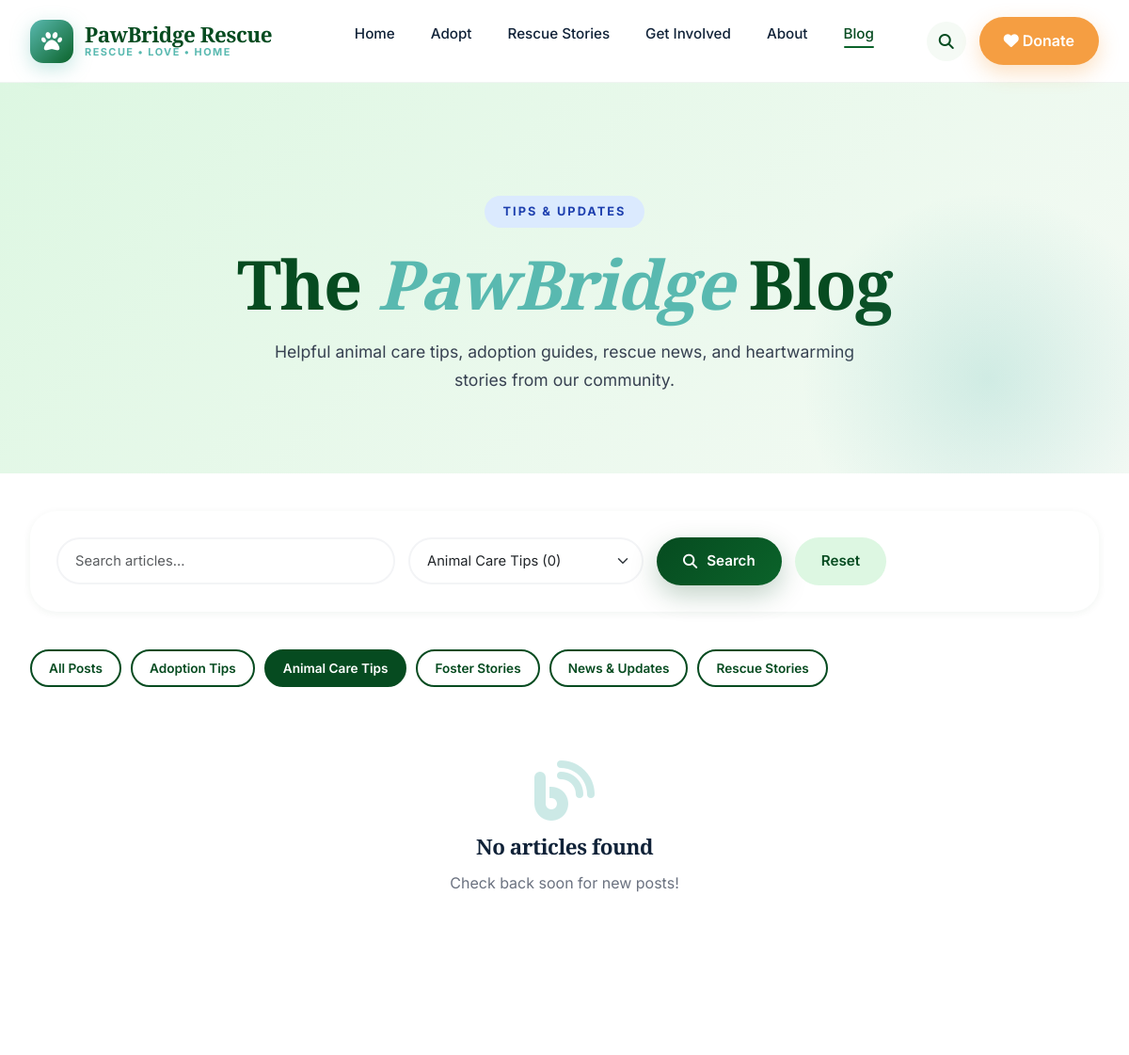
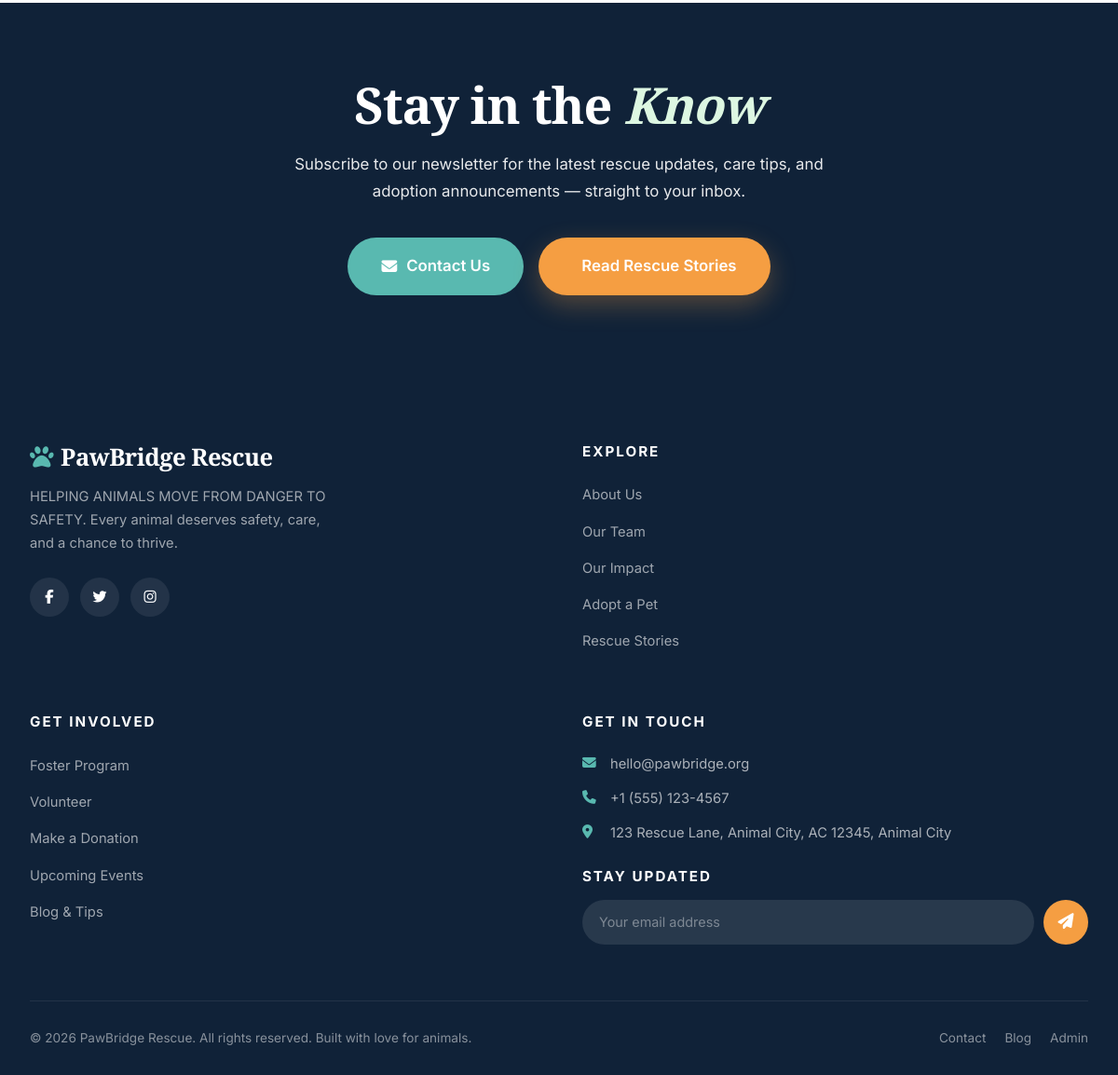
Page /blog.php?cat=1 on the committed database (2 pictures, top to bottom).
### tables this page shows
CREATE TABLE IF NOT EXISTS `navigation_links` (
  `id` INT UNSIGNED AUTO_INCREMENT PRIMARY KEY,
  `menu_location` VARCHAR(50) NOT NULL DEFAULT 'main',
  `parent_id` INT UNSIGNED DEFAULT NULL,
  `title` VARCHAR(100) NOT NULL,
  `url` VARCHAR(255) NOT NULL,
  `icon` VARCHAR(100) DEFAULT NULL,
  `sort_order` INT DEFAULT 0,
  `is_active` TINYINT(1) NOT NULL DEFAULT 1,
  `created_at` DATETIME NOT NULL DEFAULT CURRENT_TIMESTAMP,
  INDEX `idx_menu_location` (`menu_location`)
);

CREATE TABLE IF NOT EXISTS `blog_categories` (
  `id` INT UNSIGNED AUTO_INCREMENT PRIMARY KEY,
  `name` VARCHAR(100) NOT NULL,
  `slug` VARCHAR(100) NOT NULL UNIQUE,
  `description` TEXT DEFAULT NULL,
  `created_at` DATETIME NOT NULL DEFAULT CURRENT_TIMESTAMP
);

### includes/functions.php (called while the page is built, shortened)
<?php
require_once __DIR__ . '/../config/database.php';
require_once __DIR__ . '/../config/config.php';
function e($str) {
    return htmlspecialchars($str ?? '', ENT_QUOTES, 'UTF-8');
}
function pdo_execute($sql, $params = []) {
    global $pdo;
    $stmt = $pdo->prepare($sql);
    $stmt->execute($params);
    return $stmt;
}
function pdo_fetch_all($sql, $params = []) {
    $stmt = pdo_execute($sql, $params);
    return $stmt->fetchAll();
}
function asset_url($path) {
    return BASE_URL . '/assets/' . ltrim($path, '/');
}
function url($path) {
    return BASE_URL . '/' . ltrim($path, '/');
}
function is_active($page) {
    $current = basename($_SERVER['PHP_SELF']);
    return $current === $page ? 'active' : '';
}

### config/config.php (called while the page is built, shortened)
<?php
$site_settings = [];
if (isset($pdo)) {
    try {
        $stmt = $pdo->prepare("SELECT setting_key, setting_value FROM site_settings");
        $stmt->execute();
        $settings = $stmt->fetchAll();
        foreach ($settings as $s) {
            $site_settings[$s['setting_key']] = $s['setting_value'];
        }
    } catch (Exception $e) {}
}
function setting($key, $default = '') {
    global $site_settings;
    return $site_settings[$key] ?? $default;
}

### blog.php (the view, shortened to what this page needs)
<?php
require_once __DIR__ . '/includes/header.php';
$page = max(1, (int)($_GET['page'] ?? 1));
$perPage = 9;
$offset = ($page - 1) * $perPage;
$catId = (int)($_GET['cat'] ?? 0);
$search = $_GET['q'] ?? '';
$where = ["bp.status = 'Published'"];
$params = [];
if ($catId > 0) { $where[] = "bp.category_id = ?"; $params[] = $catId; }
$whereSql = implode(' AND ', $where);
$posts = pdo_fetch_all("SELECT bp.*, bc.name AS category_name, a.full_name AS author_name
    FROM blog_posts bp
    LEFT JOIN blog_categories bc ON bc.id = bp.category_id
    LEFT JOIN admins a ON a.id = bp.author_id
    WHERE $whereSql
    ORDER BY bp.featured DESC, COALESCE(bp.published_at, bp.created_at) DESC
    LIMIT $perPage OFFSET $offset", $params);
$featured = $catId === 0 && $search === '' && $page === 1 ? ($posts[0] ?? null) : null;
$categories = pdo_fetch_all("SELECT bc.id, bc.name, bc.slug, (SELECT COUNT(*) FROM blog_posts WHERE category_id = bc.id AND status='Published') AS cnt FROM blog_categories bc ORDER BY bc.name LIMIT 12");
?>
<section class="page-hero">
    <span class="ph-eyebrow" style="background:#DBEAFE;color:#1E40AF;">Tips &amp; Updates</span>
    <h1>The <em style="color:var(--pb-teal);font-style:italic;">PawBridge</em> Blog</h1>
    <p>Helpful animal care tips, adoption guides, rescue news, and heartwarming stories from our community.</p>
</section>
<section class="section section-tight" style="padding-top:40px;">
    <div class="container-xl">
        <form method="GET" class="animal-filter-bar" style="margin-bottom:40px;">
            <input type="search" name="q" class="form-control" placeholder="Search articles..." value="<?= e($search) ?>" style="max-width:360px;flex:2;">
            <select name="cat" class="form-select">
                <?php foreach ($categories as $c): ?>
                    <option value="<?= $c['id'] ?>" <?= $catId === (int)$c['id'] ? 'selected' : '' ?>><?= e($c['name']) ?> (<?= (int)$c['cnt'] ?>)</option>
                <?php endforeach; ?>
            </select>
            <button type="submit" class="btn btn-primary"><i class="fas fa-search"></i> Search</button>
            <a href="<?= url('blog.php') ?>" class="btn btn-secondary">Reset</a>
        </form>
        <div style="display:flex;flex-wrap:wrap;gap:10px;margin-bottom:30px;">
            <a href="<?= url('blog.php') ?>" class="btn btn-sm btn-outline" style="<?= !$catId ? 'background:var(--pb-primary);color:white;border-color:var(--pb-primary);' : '' ?>">All Posts</a>
            <?php foreach ($categories as $c): ?>
                <a href="<?= url('blog.php?cat='.$c['id']) ?>" class="btn btn-sm btn-outline" style="<?= $catId === (int)$c['id'] ? 'background:var(--pb-primary);color:white;border-color:var(--pb-primary);' : '' ?>"><?= e($c['name']) ?></a>
            <?php endforeach; ?>
        </div>
        <?php if (empty($posts) && !$featured): ?>
            <div class="text-center py-5" style="background:white;border-radius:var(--radius-xl);padding:60px;">
                <i class="fas fa-blog fa-4x mb-3" style="color:var(--pb-teal);opacity:0.3;"></i>
                <h4 style="margin-bottom:12px;">No articles found</h4>
                <p style="color:var(--pb-gray);">Check back soon for new posts!</p>
            </div>
        <?php endif; ?>
    </div>
</section>
<section class="section donate-cta" style="background:var(--pb-navy);">
    <div class="container-xl">
        <h2>Stay in the <em style="color:var(--pb-mint);font-style:italic;">Know</em></h2>
        <p>Subscribe to our newsletter for the latest rescue updates, care tips, and adoption announcements — straight to your inbox.</p>
        <div class="donate-cta-buttons">
            <a href="<?= url('contact.php') ?>" class="btn btn-lg" style="background:var(--pb-teal);color:white;">
                <i class="fas fa-envelope"></i> Contact Us
            </a>
            <a href="<?= url('stories.php') ?>" class="btn btn-accent btn-lg">
                <i class="fas fa-book-heart"></i> Read Rescue Stories
            </a>
        </div>
    </div>
</section>
<?php require_once __DIR__ . '/includes/footer.php'; ?>

### includes/header.php (shortened to what this page needs)
<?php
require_once __DIR__ . '/functions.php';
$bodyClass = isset($bodyClass) ? $bodyClass : '';
try {
    $navLinks = pdo_fetch_all("SELECT * FROM navigation_links WHERE menu_location = 'main' AND is_active = 1 ORDER BY sort_order");
} catch (Exception $e) { $navLinks = []; }
?>
<!DOCTYPE html>
<html lang="en">
<head>
<link href="https://cdn.jsdelivr.net/npm/bootstrap@5.3.2/dist/css/bootstrap.min.css" rel="stylesheet">
<link href="https://cdnjs.cloudflare.com/ajax/libs/font-awesome/6.5.1/css/all.min.css" rel="stylesheet">
<link href="<?= asset_url('css/main.css') ?>" rel="stylesheet">
</head>
<body class="<?= e($bodyClass) ?>">
<nav class="pb-navbar">
  <div class="pb-nav-inner">
    <a href="<?= url('index.php') ?>" class="pb-logo">
      <div class="pb-logo-icon"><i class="fas fa-paw"></i></div>
      <div class="pb-logo-text">
        <span class="pb-logo-name"><?= e(setting('site_name', 'PawBridge Rescue')) ?></span>
        <span class="pb-logo-tag">Rescue • Love • Home</span>
      </div>
    </a>
    <ul class="pb-nav-links" id="navLinks">
      <?php foreach($navLinks as $l): ?>
        <li><a href="<?= url($l['url']) ?>" class="<?= is_active(explode('?', basename($l['url']))[0]) ?>"><?= e($l['title']) ?></a></li>
      <?php endforeach; ?>
    </ul>
    <div class="pb-nav-actions">
      <button class="pb-search-btn" title="Search" aria-label="Search"><i class="fas fa-search"></i></button>
      <a href="<?= url('donate.php') ?>" class="pb-donate-btn"><i class="fas fa-heart"></i> Donate</a>
    </div>
  </div>
</nav>
<main>

### rows in the picture
navigation_links: title "Home"
navigation_links: title "Adopt"
navigation_links: title "Rescue Stories"
navigation_links: title "Get Involved"
navigation_links: title "About"
navigation_links: title "Blog"
blog_categories: name "Adoption Tips"
blog_categories: name "Animal Care Tips"
blog_categories: name "Foster Stories"
blog_categories: name "News & Updates"
blog_categories: name "Rescue Stories"

### other values in the picture
setting('site_name', 'PawBridge Rescue') "PawBridge Rescue"
setting('site_tagline', 'HELPING ANIMALS MOVE FROM DANGER TO SAFETY') "HELPING ANIMALS MOVE FROM DANGER TO SAFETY"
setting('site_email', 'hello@pawbridge.org') "hello@pawbridge.org"
setting('site_phone', '+1 (555) 123-4567') "+1 (555) 123-4567"
form field cat "Animal Care Tips (0)"
